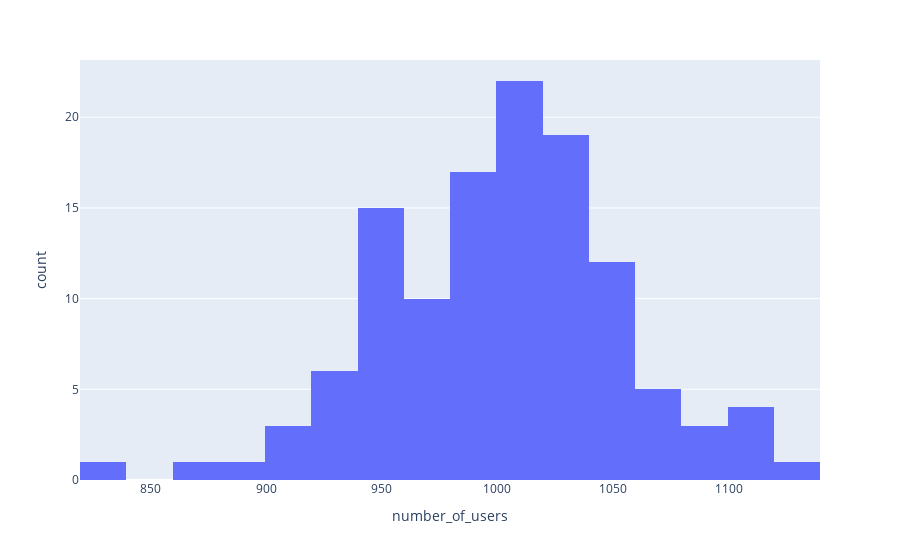

Write notebook code for a chart like this one.
### Markdown cell above
### <div id='plotly_hists'>2.A. Histograms</div>

In Plotly, a histogram is an aggregated bar chart, with several possible aggregation functions (count, sum, average, etc) which can be used to visualize data on categorical and date axes as well as linear axes.

Let's take a look at an example where we will look at (randomly-generated) data from a hotel booking website. Specifically, we will look at the number of users and the number of bookings by date.

### Code cell
import pandas as pd

# Helpful dict to convert day number from datatime to string
weekdays = {
    1: "Monday",
    2: "Tuesday",
    3: "Wednesday",
    4: "Thursday",
    5: "Friday",
    6: "Saturday",
    7: "Sunday"
}

# Generate data (nusers and nbookings per day)
from random import gauss
from datetime import datetime
ndays = 120  # number of days
dates = [np.datetime64('2023-03-01') + np.timedelta64(i, 'D') for i in range(ndays)]
days = [weekdays[i.astype(datetime).isoweekday()] for i in dates]
number_of_users = [int(gauss(1000, 50)) for _ in range(ndays)]
number_of_bookings = [int(gauss(0.2*i, 0.01*i)) for i in number_of_users]
data_users_dict = {
    'date': dates,  # date in ISO 8601 format
    'day': days,  # day of week (string)
    'number_of_users': number_of_users,
    'number_of_bookings': number_of_bookings
}

# Create and show histogram with Plotly
fig = px.histogram(data_users_dict, x="number_of_users")
fig.show()

### Figure 1 — Plotly figure (JSON) as saved in the notebook; plotly's stock layout.template omitted (floating-point values rounded to 4 significant figures)
{"data": [{"alignmentgroup": "True", "bingroup": "x", "hovertemplate": "number_of_users=%{x}<br>count=%{y}<extra></extra>", "legendgroup": "", "marker": {"color": "#636efa", "pattern": {"shape": ""}}, "name": "", "offsetgroup": "", "orientation": "v", "showlegend": false, "type": "histogram", "x": [1049, 992, 992, 987, 965, 1038, 998, 1019, 1055, 1055, 913, 991, 951, 1089, 956, 956, 959, 959, 992, 947, 979, 1004, 950, 988, 966, 1051, 1015, 960, 1000, 1060, 1011, 968, 1022, 1011, 998, 998, 953, 928, 983, 1057, 1032, 949, 1063, 1008, 1109, 977, 1109, 1018, 929, 971, 1033, 1107, 1004, 996, 1033, 1051, 999, 1035, 1006, 1025, 983, 1056, 962, 834, 1007, 882, 1096, 1030, 1011, 956, 1021, 971, 1032, 948, 1045, 926, 920, 1067, 1035, 991, 1005, 1020, 1072, 912, 1017, 920, 1038, 1043, 990, 1125, 1022, 958, 958, 1085, 1032, 875, 1012, 1110, 952, 944, 1073, 973, 992, 1017, 1056, 938, 1033, 989, 1013, 1025, 1057, 1002, 1045, 1001, 1031, 1020, 1001, 1013, 1003, 917], "xaxis": "x", "yaxis": "y"}], "layout": {"barmode": "relative", "legend": {"tracegroupgap": 0}, "margin": {"t": 60}, "xaxis": {"anchor": "y", "domain": [0, 1], "title": {"text": "number_of_users"}}, "yaxis": {"anchor": "x", "domain": [0, 1], "title": {"text": "count"}}}}
